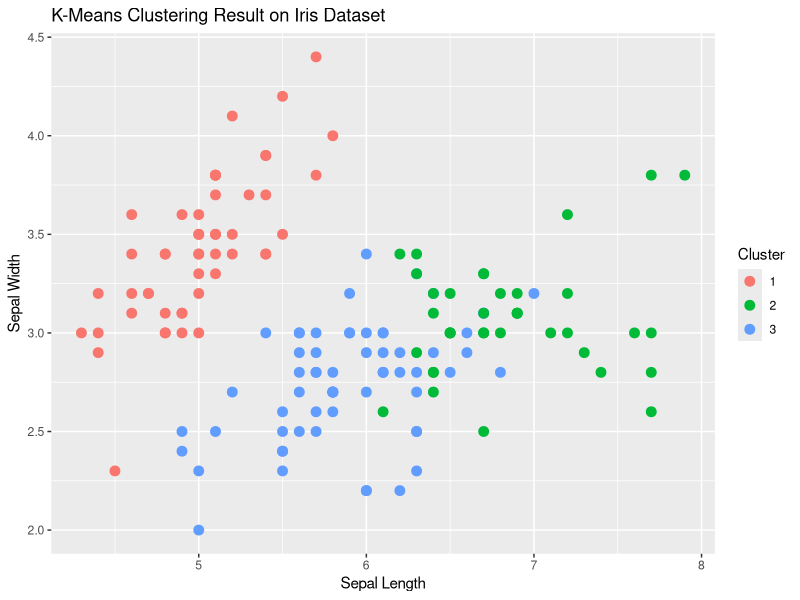

R code for this plot:
# Installing packages
install.packages("ggplot2")
install.packages("cluster")

library(ggplot2)
library(cluster)

# Load the iris dataset
data("iris")
iris_dataset <- iris[,1:4]

# Implementing k means clustering
k <- 3
kmeans_result <- kmeans(iris_dataset, centers = k)


# Visualise 
iris_data_with_cluster <- iris_dataset
iris_data_with_cluster$cluster <- as.factor(kmeans_result$cluster)

# Plot sepal length vs sepal width 
ggplot(iris_data_with_cluster, aes(Sepal.Length, Sepal.Width, color=cluster)) + 
  geom_point(size=3) +
  labs(title = "K-Means Clustering Result on Iris Dataset",
       x = "Sepal Length",
       y = "Sepal Width",
       color = "Cluster")
